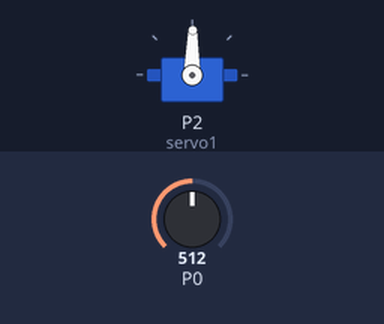
The program below on a simulated BBC micro:bit running MicroPython. Shown: servo. Inputs (shaded band) come from the test bench; at power-on: P0 = 512 (analog values on the 0–1023 scale). Servo angles are drawn from the pulse width (0.5 ms = 0°, 2.5 ms = 180°).

Above: at 1.2 s.
1.3 s: P0 set to 610
At 2.3 s:
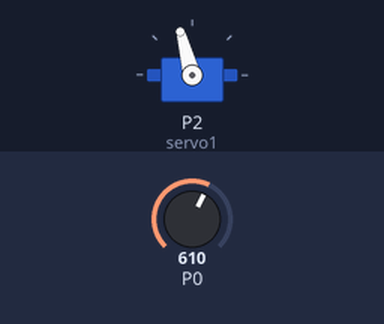
2.8 s: P0 set to 716
At 3.7 s:
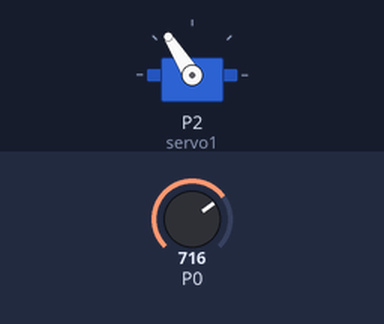
4.3 s: P0 set to 900
At 5.0 s:
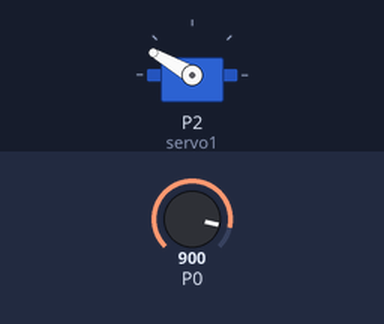
5.8 s: P0 set to 1023
At 6.3 s:
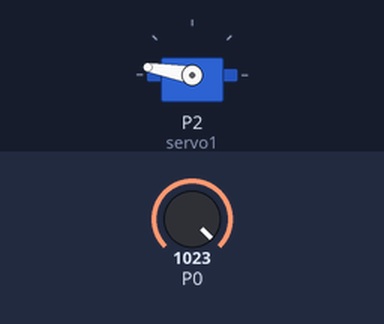
7.3 s: P0 set to 306
At 7.7 s:
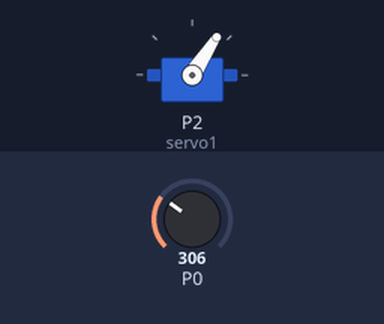
8.8 s: P0 set to 511
At 10.3 s:
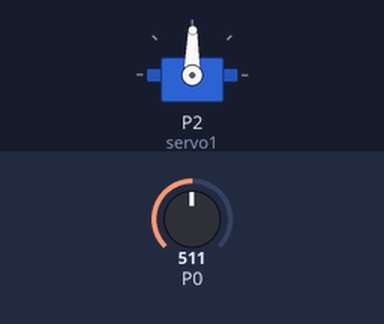
Timing chart, 0 to 11.3 s (numbered marks = the images above; inputs shaded):
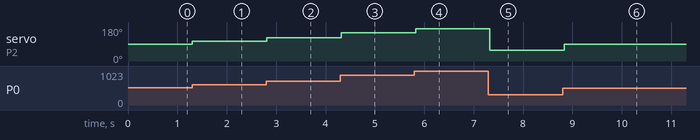

Measured:
- after the input at 1.3 s, servo on P2 (servo1): 89° → 105° at once
- after the input at 2.8 s, servo on P2 (servo1): 105° → 122° at once
- after the input at 4.3 s, servo on P2 (servo1): 122° → 150° at once
- after the input at 5.8 s, servo on P2 (servo1): 150° → 170° at once
- after the input at 7.3 s, servo on P2 (servo1): 170° → 57° at once
- after the input at 8.8 s, servo on P2 (servo1): 57° → 89° at once

The program:

______.py
```python
from microbit import *
from servo import Servo

servo1 = Servo(pin2)


while True:
    servo1.write_angle(180*(pin0.read_analog()/1023)) #(0 + (180-0) * (pin0.read_analog()-0) / (1023-0))
    sleep(100)
```

servo.py
```python
class Servo:

    """
    A simple class for controlling hobby servos.

    Args:
        pin (pin0 .. pin3): The pin where servo is connected.
        freq (int): The frequency of the signal, in hertz.
        min_us (int): The minimum signal length supported by the servo.
        max_us (int): The maximum signal length supported by the servo.
        angle (int): The angle between minimum and maximum positions.

    Usage:
        SG90 @ 3.3v servo connected to pin0
        = Servo(pin0).write_angle(90)
    """

    def __init__(self, pin, freq=50, min_us=600, max_us=2400, angle=180):
        self.min_us = min_us
        self.max_us = max_us
        self.us = 0
        self.freq = freq
        self.angle = angle
        self.analog_period = 0
        self.pin = pin
        analog_period = round((1/self.freq) * 1000)  # hertz to miliseconds
        self.pin.set_analog_period(analog_period)

    def write_us(self, us):
        us = min(self.max_us, max(self.min_us, us))
        duty = round(us * 1024 * self.freq // 1000000)
        self.pin.write_analog(duty)
        self.pin.write_digital(0)  # turn the pin off

    def write_angle(self, degrees=None):
        degrees = degrees % 360
        total_range = self.max_us - self.min_us
        us = self.min_us + total_range * degrees // self.angle
        self.write_us(us)
```
